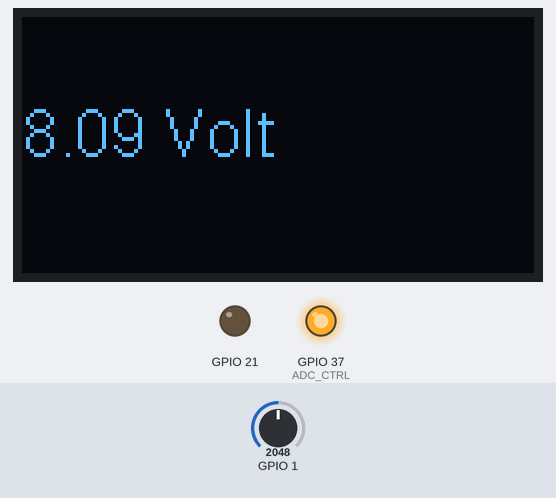
Bench run of a program on a simulated ESP32-S3. Parts: 128×64 one-colour display, output pins drawn as LEDs (lit = HIGH). The test bench sets the inputs (shaded band); at power-on: GPIO 1 = 2048.

Above: at 3.3 s.
3.4 s: GPIO 1 set to 2866
At 7.5 s:
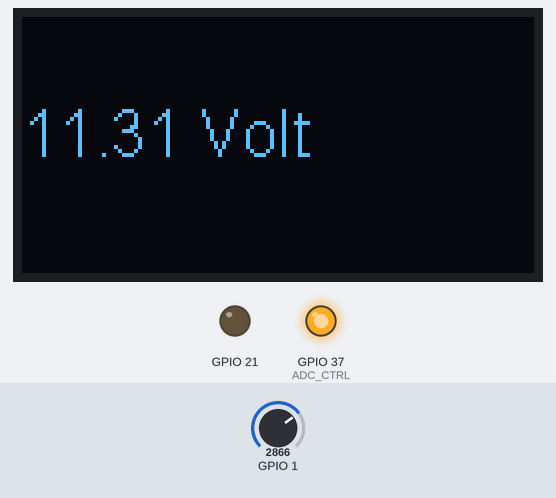
9.0 s: GPIO 1 set to 3603
At 13.4 s:
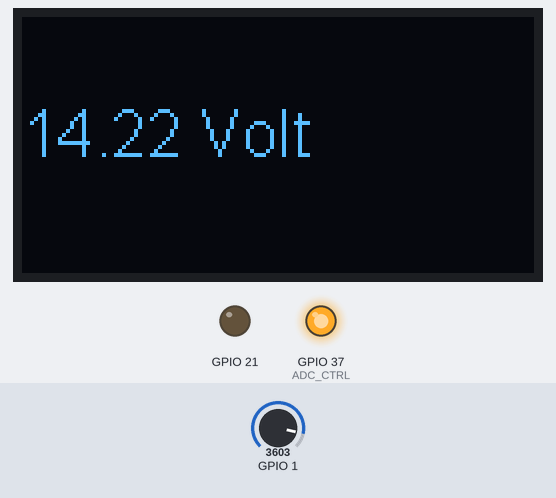
14.6 s: GPIO 1 set to 4095
At 18.1 s:
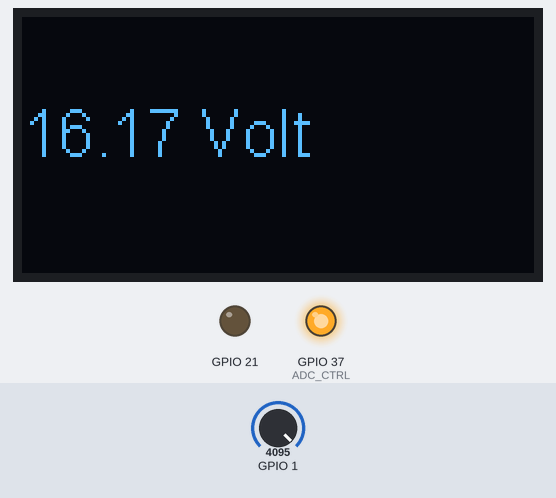
Timing chart, 0 to 19.6 s (numbered marks = the images above; inputs shaded):
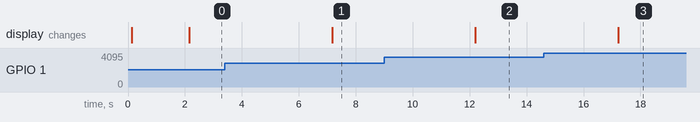

Measured:
- after the input at 3.4 s, the display: changes after 3.8 s (image 1)
- after the input at 9.0 s, the display: changes after 3.2 s (image 2)
- after the input at 14.6 s, the display: changes after 2.6 s (image 3)

The program:

main.cpp
```cpp
#include <Wire.h>
#include "HT_SSD1306Wire.h"
#include <driver/adc.h>
#include <esp_adc_cal.h>
// SSD1306Wire display(0x3c, 500000, SDA_OLED, SCL_OLED, GEOMETRY_128_64, RST_OLED);
static SSD1306Wire  display(0x3c, 500000, SDA_OLED, SCL_OLED, GEOMETRY_128_64, RST_OLED); // addr , freq , i2c group , resolution , rst

void VextON(void)
{
  pinMode(Vext,OUTPUT);
  digitalWrite(Vext, LOW);
}

#define Read_VBAT_Voltage 1
#define ADC_CTRL 37 // Heltec GPIO to toggle VBatt read connection …
// Also, take care NOT to have ADC read connection
// in OPEN DRAIN when GPIO goes HIGH
#define ADC_READ_STABILIZE 10 // in ms (delay from GPIO control and ADC connections times)

float readBatLevel() {
  // First working version - seems a bit low, 3,77 V
    // pinMode(ADC_CTRL,OUTPUT);
    // // digitalWrite(ADC_CTRL, LOW);
    // digitalWrite(ADC_CTRL, HIGH);
    // delay(ADC_READ_STABILIZE); // let GPIO stabilize
    // int analogValue = analogRead(Read_VBAT_Voltage);
    // // Calculate battery voltage using ADC value, reference voltage, and resistor divider
    // // VADC_IN1 = analogValue / 4095 * 3.3
    // // VBAT = VADC_IN1 * 4.9
    // float vadc = (float)analogValue / 4095.0 * 3.3;
    // float voltage = vadc * 4.9;
    // return voltage;

    // Perplexity 1 - Result: 1,35 V
    // pinMode(ADC_CTRL, OUTPUT);
    // digitalWrite(ADC_CTRL, HIGH);  // V3.2 benötigt HIGH
    // delay(ADC_READ_STABILIZE);

    // int analogValue = analogRead(Read_VBAT_Voltage);

    // // Kalibrierter Multiplikator für Arduino's Standard ADC_ATTEN_DB_11
    // // Beginne mit diesem Wert und verfeinere durch Vergleich mit Multimeter
    // float voltage = analogValue * 0.00141;

    // return voltage;

    // Perplexity 2 - Result: 4,03 V
    // pinMode(ADC_CTRL, OUTPUT);
    // digitalWrite(ADC_CTRL, HIGH);
    // delay(ADC_READ_STABILIZE);

    // int analogValue = analogRead(Read_VBAT_Voltage);

    // // Für ADC_0db: effektiver Bereich ist 0-950mV
    // // Formel: voltage = (analogValue / 4095) * 0.95 * 4.9
    // float voltage = analogValue * 0.001137;

    // return voltage;

    // Perplexity 3 - Result: 4,05 V
    pinMode(ADC_CTRL, OUTPUT);
    digitalWrite(ADC_CTRL, HIGH);
    delay(ADC_READ_STABILIZE);

    // ESP32's kalibrierte Spannungsmessung verwenden
    int millivolts = analogReadMilliVolts(Read_VBAT_Voltage);

    // In tatsächliche Batteriespannung umwandeln
    float voltage = (millivolts / 1000.0) * 4.9;

    return voltage;
}

void setup() {
    // Perplexity 2
    // ADC für optimalen Batteriespannungsbereich konfigurieren
    // analogSetPinAttenuation(Read_VBAT_Voltage, ADC_0db);  // 0-950mV Bereich
    // // analogSetWidth(12);  // 12-Bit Auflösung

    Serial.begin(115200);

    // initialize OLED
    VextON();
    delay(100);
    display.init();
    display.clear();
    display.setFont(ArialMT_Plain_16);
    display.drawString(0, 20, "Battery Test");
    display.display();
    delay(2000);
}

void loop() {
float v;
v = readBatLevel();
display.clear();
display.drawString(0, 20, String(v) + " Volt");
display.display();
delay(5000);
}
```
